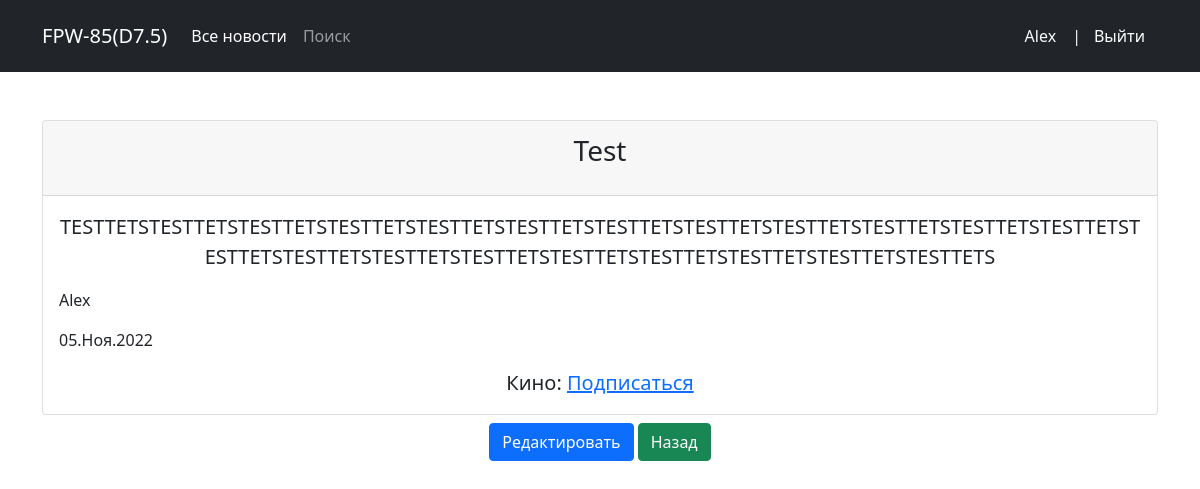
Screenshot of /31 (signed in) with the database file from the repository.
### news/models.py (models this page shows, shortened)
class Post(models.Model):
    author = models.ForeignKey(Author, on_delete=models.CASCADE)
    NEWS = 'NW'
    ARTICLE = 'AR'
    CATEGORY_CHOICES = (
        (NEWS, 'Новости'),
        (ARTICLE, 'Статья'),
    )
    categoryType = models.CharField(max_length=2, choices=CATEGORY_CHOICES, default=ARTICLE)
    dateCreation = models.DateTimeField(auto_now_add=True)
    postCategory = models.ManyToManyField(Category, through='PostCategory')
    title = models.CharField(max_length=128)
    text = models.TextField()
    rating = models.SmallIntegerField(default=0)
    class Meta:
        verbose_name = 'Пост'
        verbose_name_plural = 'Посты'

class Author(models.Model):
    authorUser = models.OneToOneField(User, on_delete=models.CASCADE)
    ratingAuthor = models.SmallIntegerField(default=0)
    def __str__(self):
        return f'{self.authorUser}'
    class Meta:
        verbose_name = 'Автор'
        verbose_name_plural = 'Авторы'

class Category(models.Model):
    sport = 'SP'
    politics = 'PO'
    education = 'ED'
    cinema = 'CI'
    information = 'IT'
    CATS = [(sport, 'Спорт'),
            (politics, 'Политика'),
            (education, 'Образование'),
            (cinema, 'Кино'),
            (information, 'Сфера IT')
            ]
    name = models.CharField(max_length = 2, choices = CATS, default = sport, unique = True)
    subscribers = models.ManyToManyField(User)
    class Meta:
        verbose_name = 'Категория'
        verbose_name_plural = 'Категории'

### news/views.py (the view)
# urls.py: path('<int:pk>',DetailNews.as_view(), name= 'post_detail'),
class DetailNews(DetailView):
    model = Post
    template_name = 'newsdetail.html'
    context_object_name = "anews"
    def get_context_data(self, **kwargs):
        context = super().get_context_data(**kwargs)
        context['same_post_author'] = self.get_object().author.authorUser.id
        context['is_subscribed'] = Category.objects.filter(subscribers=self.request.user.id)
        return context
    def get_object(self, queryset=None):
        obj = cache.get(f'Product={self.kwargs["pk"]}', None)
        if not obj:
            obj = super().get_object(queryset=queryset)
            cache.set(f'product={self.kwargs["pk"]}', obj)
        return obj

### news/templatetags/custom_filters.py (called while the page is built)
@register.filter()
def censor(value: str):
    censored = ''
    for item in value.split():
        if item.lower() in CENSOR:
            cen_item = item[0] + '*' * (len(item) - 1)
            censored += cen_item + ' '
        else:
            censored += item + ' '
    return censored

### templates/newsdetail.html (shortened to what this page needs)
{% extends "flatpages/default.html" %}
{% load custom_filters %}
{% block content %}
    <div class="card">
        <div class="card-header">
            <p class='fs-3'> {{ anews.title|censor }} </p>
        </div>
        <div class="card-body">
            <blockquote class="blockquote mb-0">
                <p> {{ anews.text|censor }} </p>
                <p class='text-start fs-6'>{{ anews.author }}</p>
                <p class='text-start fs-6'> {{ anews.dateCreation|date:'d.M.Y' }} </p>
                {% for cat in anews.postCategory.all %}
                    {% if cat in is_subscribed %}
                        <p>{{ cat.name }}: <a href="{% url 'unsubscribe' cat.id %}">Отписаться</a> </p>
                {% else %}
                        <p>{{ cat.name }}: <a href="{% url 'subscribe' cat.id %}">Подписаться</a> </p>
                    {% endif %}
                {% endfor %}
            </blockquote>
        </div>
    </div>
    {% if perms.news.change_post %}
        {% if same_post_author == request.user.id %}
            {% if anews.categoryType == 'NW' %}
                    <a class="btn btn-primary mt-2" href="news/{{ anews.id }}/edit" role="button">Редактировать</a>
                {% elif anews.categoryType == 'AR'%}
                    <a class="btn btn-primary mt-2" href="article/{{ anews.id }}/edit" role="button">Редактировать</a>
            {% endif %}
        {% endif %}
    {% endif %}
    <a href="{{request.META.HTTP_REFERER|escape}}" class="btn btn-success mt-2 w-40"> Назад </a>
{% endblock content %}

### templates/flatpages/default.html (shortened to what this page needs)
<!DOCTYPE html>
<html lang="en">
    <head>
        {% load static %}
        <link href={% static "css/styles.css" %} rel="stylesheet" />
    </head>
    <body>
        <nav class="navbar navbar-expand-lg navbar-dark bg-dark">
          <div class="container">
            <a class="navbar-brand" href="#">FPW-85(D7.5)</a>
                <div class="collapse navbar-collapse" id="navbarNavAltMarkup">
                  <div class="navbar-nav">
                    <a class="nav-link active" aria-current="page" href="{% url 'post_list' %}">Все новости</a>
                    <a class="nav-link" href="{% url 'search' %}">Поиск</a>
                  </div>
                </div>
                  {% if user.is_authenticated %}
                      <p class="text-light mt-3">{{ user.username }} </p>
                      <span class="text-light ms-3">|</span>
                      <a class="btn btn-dark" href="/accounts/logout">Выйти</a>
                      {% else  %}
                      <a class="btn btn-dark" href="/accounts/login">Войти</a>
                  {% endif %}
          </div>
        </nav>
        <div class="container">
            <div class="text-center mt-5">
                {% block content %}{% endblock content %}
            </div>
        </div>
    </body>
</html>

### rows the page displays
Post: title|censor "Test", text|censor "TESTTETSTESTTETSTESTTETSTESTTETSTESTTETSTESTTETSTESTTETSTESTTETSTESTTETSTESTTETSTESTTETSTESTTETSTESTTETSTESTTETSTESTTETSTESTTETSTESTTETSTESTTETSTESTTETSTESTTETSTESTTETS", author "Alex", dateCreation "05.Ноя.2022"
Category: name "Кино"

### other values shown
{{ user.username }} "Alex"
